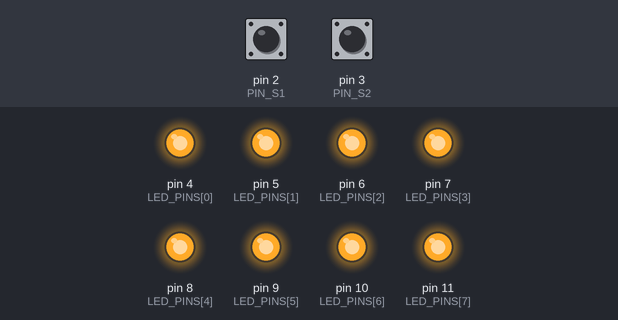
This sketch was run on a simulated Arduino Uno, built with avr-gcc and run on an emulated ATmega328P. On the bench: output pins drawn as LEDs (lit = HIGH). Dashed ring = blinking. The inputs (shaded band) are chosen by the test bench; at power-on: pin 2 (PIN_S1) HIGH, pin 3 (PIN_S2) HIGH. Sleep ends after the set time or at an interrupt.

Above: at 1.2 s.
1.3 s: pin 2 (PIN_S1) pulled LOW for 0.15 s
At 1.87 s:
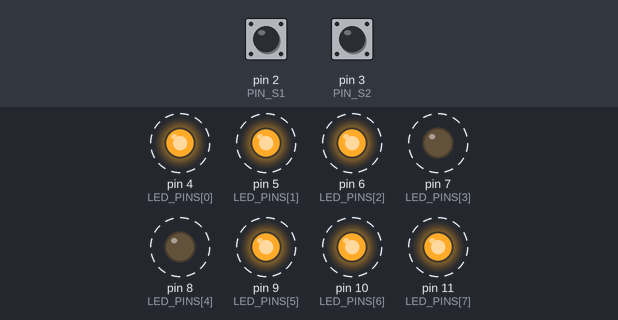
4.3 s: pin 2 (PIN_S1) pulled LOW for 1 s
At 4.72 s:
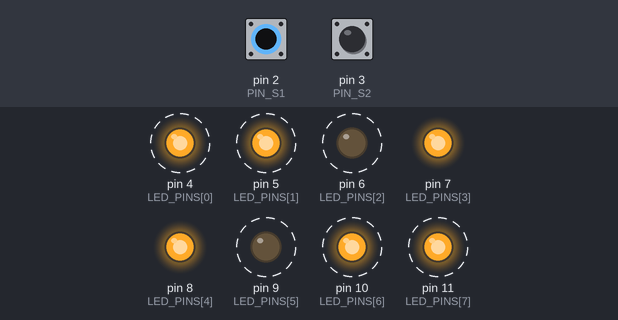
7.3 s: pin 2 (PIN_S1) pulled LOW for 3.2 s
At 7.57 s:
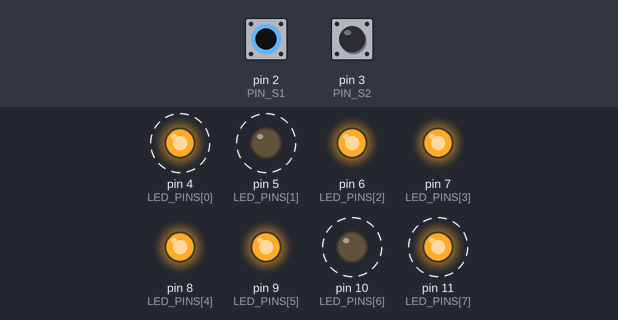
Timing chart, 0 to 10.7 s (numbered marks = the images above; inputs shaded):
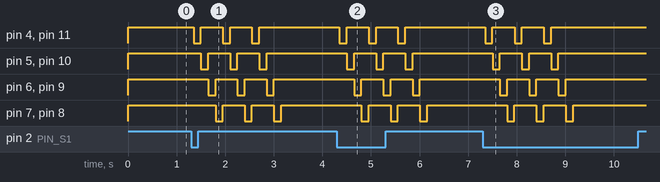

Measured:
- after the input at 1.3 s, pin 4 (LED_PINS[0]): alternates HIGH for 0.45 s and LOW for 0.15 s, 6 changes in all, then stays HIGH, starting after 0.05 s; pin 5 (LED_PINS[1]): alternates HIGH for 0.45 s and LOW for 0.15 s, 6 changes in all, then stays HIGH, starting after 0.20 s
- after the input at 4.3 s, pin 4 (LED_PINS[0]): alternates HIGH for 0.45 s and LOW for 0.15 s, 6 changes in all, then stays HIGH, starting after 0.05 s; pin 5 (LED_PINS[1]): alternates HIGH for 0.45 s and LOW for 0.15 s, 6 changes in all, then stays HIGH, starting after 0.20 s
- after the input at 7.3 s, pin 4 (LED_PINS[0]): alternates HIGH for 0.45 s and LOW for 0.15 s, 6 changes in all, then stays HIGH, starting after 0.05 s; pin 5 (LED_PINS[1]): alternates HIGH for 0.45 s and LOW for 0.15 s, 6 changes in all, then stays HIGH, starting after 0.20 s

The sketch:

Check15_2_2.ino
```cpp
//15.2.2
#include <avr/sleep.h>
#include <avr/interrupt.h>

const uint8_t PIN_S1 = 2; // Interrupt 0 (S1)
const uint8_t PIN_S2 = 3; // Interrupt 1 (S2)
const uint8_t LED_PINS[8] = {4, 5, 6, 7, 8, 9, 10, 11};

volatile bool flag_S1 = false;
volatile bool flag_S2 = false;

// Active Low: จ่าย HIGH เพื่อดับ LED ทั้งหมด
void clearLEDs() {
  for (int i = 0; i < 8; i++) {
    digitalWrite(LED_PINS[i], HIGH);
  }
}

// ไฟวิ่งจากขอบนอกเข้าสู่ตรงกลาง (3 รอบ)
void runLED_Inward() {
  for (int round = 0; round < 3; round++) {
    for (int i = 0; i < 4; i++) {
      clearLEDs();
      digitalWrite(LED_PINS[i], LOW);       // Active Low: LOW คือติด
      digitalWrite(LED_PINS[7 - i], LOW);   // Active Low: LOW คือติด
      delay(150);
    }
  }
  clearLEDs(); // ดับไฟทั้งหมดเมื่อจบ 3 รอบ
}

// ไฟวิ่งจากตรงกลางออกสู่ขอบนอก (3 รอบ)
void runLED_Outward() {
  for (int round = 0; round < 3; round++) {
    for (int i = 3; i >= 0; i--) {
      clearLEDs();
      digitalWrite(LED_PINS[i], LOW);       // Active Low: LOW คือติด
      digitalWrite(LED_PINS[7 - i], LOW);   // Active Low: LOW คือติด
      delay(150);
    }
  }
  clearLEDs(); // ดับไฟทั้งหมดเมื่อจบ 3 รอบ
}

void isr_S1() { flag_S1 = true; }
void isr_S2() { flag_S2 = true; }

void enterSleepMode() {
  set_sleep_mode(SLEEP_MODE_PWR_DOWN); //[cite: 1]
  sleep_enable();                       //[cite: 1]
  sleep_bod_disable();                  //[cite: 1]

  sei();
  sleep_cpu();                          //[cite: 1]

  sleep_disable();                      //[cite: 1]
}

void setup() {
  for (int i = 0; i < 8; i++) {
    pinMode(LED_PINS[i], OUTPUT);
  }

  pinMode(PIN_S1, INPUT_PULLUP);
  pinMode(PIN_S2, INPUT_PULLUP);

  attachInterrupt(digitalPinToInterrupt(PIN_S1), isr_S1, LOW);
  attachInterrupt(digitalPinToInterrupt(PIN_S2), isr_S2, LOW);

  clearLEDs(); // ปิดไฟตั้งแต่เริ่มต้น
}

void loop() {
  enterSleepMode();

  if (flag_S1) {
    delay(50); // Debounce
    if (digitalRead(PIN_S1) == LOW) {
      runLED_Inward();
      while (digitalRead(PIN_S1) == LOW); // รอกดปล่อย
    }
    flag_S1 = false;
  }

  if (flag_S2) {
    delay(50); // Debounce
    if (digitalRead(PIN_S2) == LOW) {
      runLED_Outward();
      while (digitalRead(PIN_S2) == LOW); // รอกดปล่อย
    }
    flag_S2 = false;
  }
}
```
